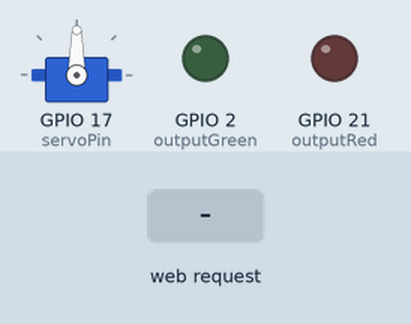
A sketch run on a simulated ESP32-S3. On the bench: servo, output pins drawn as LEDs (lit = HIGH). The test bench sets the inputs (shaded band). What the sketch prints to the serial monitor is not drawn.

Above: at 1.2 s.
1.3 s: HTTP request GET /code received
At 1.6 s:
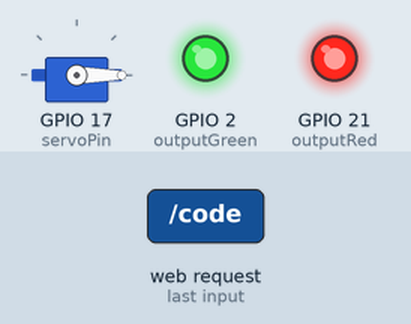
2.8 s: HTTP request GET /red/off received
At 3.9 s:
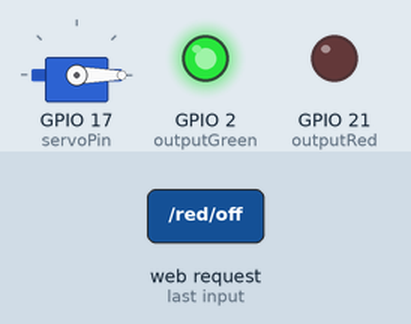
4.3 s: HTTP request GET /green/off received
At 5.0 s:
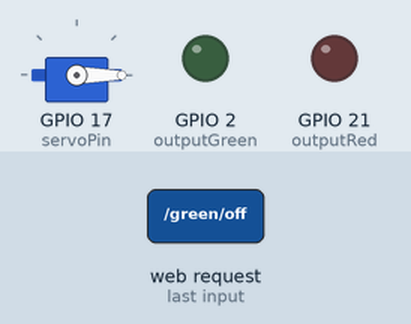
5.8 s: HTTP request GET /red/on received
At 6.1 s:
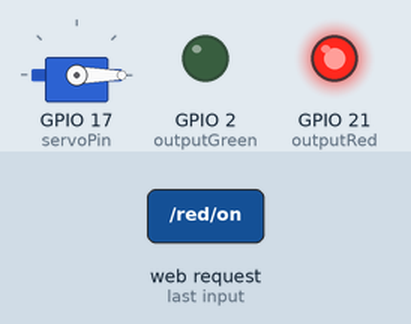
7.3 s: HTTP request GET /servo/45 received
At 8.4 s:
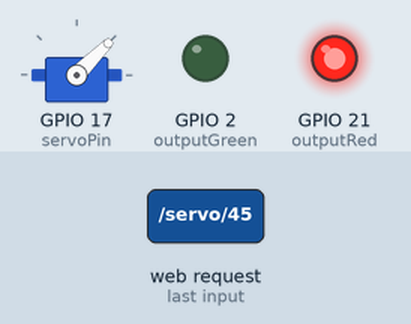
8.8 s: HTTP request GET /green/on received
At 9.6 s:
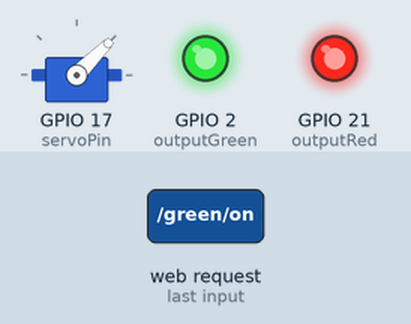
Timing chart, 0 to 11.3 s (numbered marks = the images above; inputs shaded):
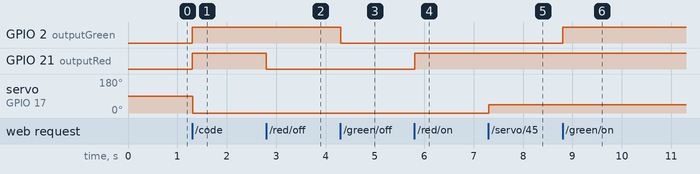

The sketch:

WiFiAccessPointTirsiApV6.ino
```cpp
#include <dummy.h>
/*
  WifiAccessPointTirsiAppVx.ino creates a WiFi access point and provides a web server on it.
  Steps:
  1. Connect to the access point "TirsiRotorAp"
  2. Point your web browser to http://192.168.4.1
  Created for esp32 on 30/08, 2024
  --pin servo : gpio 1717
  --led red on  gpio21  (and optional Relais "on")
  --led green on gpio2  (and optional Relais "on")
  Tirsi board V1.1 provides place for either ESP32 devcit C 2x19 pin or ESP32-S3-devkit C 2x22 pin
  for ESP32-S3 devkit with RGB led, you need in arduino ide /tools/usb cdc on boot/enabled
*/

#include <NetworkClient.h>
#include <WiFi.h>
#include <ESP32Servo.h>

Servo servo;

//ssid and password (no password)
const char* ssid = "TirsiRotorAp";
const char* password = "";

//NetworkServer server;
WiFiServer server(80);

#define RGB_BRIGHTNESS 32 //Changse RBB led white brightness on new devkit (max 255)
//variables
String header;
String tirsiCode;
int tirsiCodeStartIndex;
String outputRedState = "off";
String outputGreenState = "off";
String servoState="45";

//GPIO pins
const int servoPin = 17;
const int outputRed = 21;
const int outputGreen = 2;

void setup() {
  Serial.begin(115200);
  // Initialize the output variables as outputs
  pinMode(outputRed, OUTPUT);
  pinMode(outputGreen, OUTPUT);
  // Set outputs to LOW
  digitalWrite(outputRed, LOW);
  digitalWrite(outputGreen, LOW);
  // Connect to Wi-Fi network with SSID and password
  Serial.print("Setting AP (Access Point)…");
  WiFi.softAP(ssid, password);

  IPAddress IP = WiFi.softAPIP();
  Serial.print("AP IP address: ");
  Serial.println(IP);
  server.begin(); //start wifi server

  //setup servo
  ESP32PWM::allocateTimer(0);
	ESP32PWM::allocateTimer(18);
	servo.setPeriodHertz(50);    // standard 50 hz servo
  servo.attach(servoPin, 500, 2400);
	//if sweep is not accurate, try different min/max settings
  //for Futaba S3010, I use 500,2400 at this moment
}

void loop() {
  WiFiClient client = server.available();   // Listen for incoming clients
  if (client) {                             // If a new client connects,
    Serial.println("New Client.");          // print message out the serial monitor
    String currentLine = "";                // currentline holds incoming data from the client
    while (client.connected()) {            // loop as long as connected
      if (client.available()) {             // if there is something to read
        char c = client.read();             // read it
        Serial.write(c);                    // print it out the serial monitor
        header += c;
        if (c == '\n') {                    // if the byte is a newline character
          // if the current line is blank, you got two newline characters in a row.
          // that's the end of the client HTTP request, so send a response:
          if (currentLine.length() == 0) {
            // HTTP headers always start with a response code (e.g. HTTP/1.1 200 OK)
            // and a content-type so the client knows what's coming, then a blank line:
            client.println("HTTP/1.1 200 OK");
            client.println("Content-type:text/html");
            client.println("Connection: close");
            client.println();

            // turns the GPIOs on and off
            if (header.indexOf("GET /code") >= 0) {
              Serial.println("got Tirsi code");
              int rbright;
              int gbright;
              int bbring;
              tirsiCodeStartIndex=header.indexOf("code");
              tirsiCode=header.substring(tirsiCodeStartIndex+5,tirsiCodeStartIndex+11);
              Serial.println("got a codesubstring:"+tirsiCode);
              char redString=tirsiCode.charAt(0);

              if (redString=='0'){
                outputRedState = "off";
                digitalWrite(outputRed, LOW);
                rbright=0;
              }else{
                outputRedState = "on";
                digitalWrite(outputRed, HIGH);
                rbright=RGB_BRIGHTNESS;
              }
              if (tirsiCode.charAt(1)=='0'){
                outputGreenState = "off";
                digitalWrite(outputGreen, LOW);
                gbright=0;
              }else{
                outputGreenState = "on";
                digitalWrite(outputGreen, HIGH);
                gbright=RGB_BRIGHTNESS;
              }

              //neopixel
              #ifdef RGB_BUILTIN
              neopixelWrite(RGB_BUILTIN, rbright, gbright, 0);  // Red on
              #endif

              String servoString=tirsiCode.substring(2,5);
              Serial.println("servovaluz:"+servoString);
              int servoValue=servoString.toInt();
              servo.write(servoValue);

            }else if (header.indexOf("GET /red/on") >= 0) {
              Serial.println("RED on");
              outputRedState = "on";
              digitalWrite(outputRed, HIGH);

              #ifdef RGB_BUILTIN
              neopixelWrite(RGB_BUILTIN, RGB_BRIGHTNESS, 0, 0);  // Red on
              #endif
            }else if (header.indexOf("GET /red/off") >= 0) {
              Serial.println("RED off");
              outputRedState = "off";
              digitalWrite(outputRed, LOW);

              #ifdef RGB_BUILTIN
              neopixelWrite(RGB_BUILTIN, 0, 0, 0);  // Red off
              #endif
            }else if (header.indexOf("GET /green/on") >= 0) {
              Serial.println("Green on");
              outputGreenState = "on";
              digitalWrite(outputGreen, HIGH);

              #ifdef RGB_BUILTIN
              neopixelWrite(RGB_BUILTIN, 0, RGB_BRIGHTNESS, 0);  // Red on
              #endif
            }else if (header.indexOf("GET /green/off") >= 0) {
              Serial.println("Green off");
              outputGreenState = "off";
              digitalWrite(outputGreen, LOW);

              #ifdef RGB_BUILTIN
              neopixelWrite(RGB_BUILTIN, 0, 0, 0);  // Red
              #endif
            }else if (header.indexOf("GET /servo/45") >= 0) {
              servoState = "45";
              Serial.println("Servo 45");
              servo.write(45);
            }else if (header.indexOf("GET /servo/135") >= 0) {
              servoState = "135";
              Serial.println("Servo 135");
              servo.write(135);
            }

            // Display the HTML web page
            client.println("<!DOCTYPE html><html>");
            client.println("<head><meta name=\"viewport\" content=\"width=device-width, initial-scale=1\">");
            client.println("<link rel=\"icon\" href=\"data:,\">");
            // CSS to style the on/off buttons
            // Feel free to change the background-color and font-size attributes to fit your preferences
            client.println("<style>html { font-family: Helvetica; font-size: 16px; display: inline-block; margin: 0px auto; text-align: center;}");
            client.println(".button { background-color: #4CAF50; border: none; color: white; padding: 16px 30px;");
            client.println("text-decoration: none; font-size: 12px; margin: 2px; cursor: pointer;}");
            client.println(".button2 {background-color: #555555;}");
            client.println(".button3 {background-color: #FF0000;}</style></head>");

            // Web Page Heading
            client.println("<body><h1>Tirsi Rotor V6</h1>");
            //client.println("<body><h2>IO:Red=21,Green=2,Servo=17</h2>");

            // Display current RED state, and ON/OFF buttons for GPIO red
            client.println("<p>GPIO Red(21) - State " + outputGreenState + "</p>");
            // If the outputRedState is off, it displays the ON button
            if (outputRedState=="off") {
              client.println("<p><a href=\"/red/on\"><button class=\"button\">ON</button></a></p>");
            } else {
              client.println("<p><a href=\"/red/off\"><button class=\"button button2\">OFF</button></a></p>");
            }

            // Display current GREEN state, and ON/OFF buttons for GPIO green
            client.println("<p>GPIO Green(02) - State " + outputGreenState + "</p>");
            // If the output27State is off, it displays the ON button
            if (outputGreenState=="off") {
              client.println("<p><a href=\"/green/on\"><button class=\"button\">ON</button></a></p>");
            } else {
              client.println("<p><a href=\"/green/off\"><button class=\"button button2\">OFF</button></a></p>");
            }

            // Display servo 45 old:current GREEN state, and ON/OFF buttons for GPIO green
            client.println("<p>GPIO Servo (17) - State " + servoState + "</p>");
            //
            if (servoState=="45") {
              client.println("<p><a href=\"/servo/135\"><button class=\"button\">135</button></a></p>");
            } else {
              client.println("<p><a href=\"/servo/45\"><button class=\"button button3\">45</button></a></p>");
            }

            client.println("</body></html>");

            // The HTTP response ends with another blank line
            client.println();
            // Break out of the while loop
            break;
          } else { // if you got a newline, then clear currentLine
            currentLine = "";
          }
        } else if (c != '\r') {  // if you got anything else but a carriage return character,
          currentLine += c;      // add it to the end of the currentLine
        }
      }
    }
    // Clear the header variable
    header = "";
    // Close the connection
    client.stop();
    Serial.println("Client disconnected.");
    Serial.println("");
  }
}
```

Measured:
- after the input at 1.3 s, GPIO 2 (outputGreen), GPIO 21 (outputRed): LOW → HIGH at once; servo on GPIO 17 (servoPin): 90° → 0° at once
- after the input at 2.8 s, GPIO 21 (outputRed): HIGH → LOW at once
- after the input at 4.3 s, GPIO 2 (outputGreen): HIGH → LOW at once
- after the input at 5.8 s, GPIO 21 (outputRed): LOW → HIGH at once
- after the input at 7.3 s, servo on GPIO 17 (servoPin): 0° → 45° at once
- after the input at 8.8 s, GPIO 2 (outputGreen): LOW → HIGH at once
